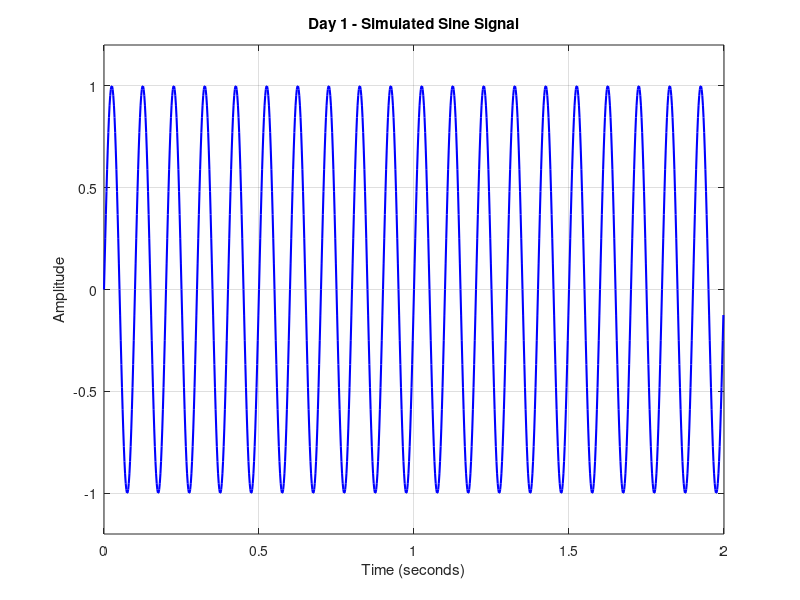

This figure's MATLAB source:

%% DAY 1 - MATLAB FIRST SIMULATION
% Project: LMS/RLS Adaptive Filtering for IMU
% MATLAB R2023a

%% STEP 1: Clear environment
clc;
clear;
close all;

%% STEP 2: Define signal parameters
fs = 500;       % Sampling frequency (Hz)
f = 10;         % Signal frequency (Hz)
T = 2;          % Duration (seconds)
A = 1;          % Signal amplitude

%% STEP 3: Generate time vector
t = 0:1/fs:T-1/fs;

%% STEP 4: Generate sine signal
s = A * sin(2*pi*f*t);

%% STEP 5: Display signal information
N = length(s);

fprintf('Sampling frequency: %d Hz\n', fs);
fprintf('Signal frequency: %d Hz\n', f);
fprintf('Duration: %.1f seconds\n', T);
fprintf('Number of samples: %d\n', N);
fprintf('Nyquist frequency: %.1f Hz\n', fs/2);

%% STEP 6: Plot the signal
figure('Name', 'Day 1 - Sine Signal');

plot(t, s, 'b', 'LineWidth', 1.5);

grid on;
xlabel('Time (seconds)');
ylabel('Amplitude');
title('Day 1 - Simulated Sine Signal');

xlim([0 T]);
ylim([-1.2 1.2]);

%% STEP 7: Save the figure
codeFolder = fileparts(mfilename('fullpath'));
projectFolder = fileparts(codeFolder);
resultFolder = fullfile(projectFolder, '06_RESULTS');

if ~exist(resultFolder, 'dir')
    mkdir(resultFolder);
end

saveas(gcf, fullfile(resultFolder, 'day1_sine.png'));

%% STEP 8: Finish
disp('DAY 1 SIMULATION COMPLETED SUCCESSFULLY!');
